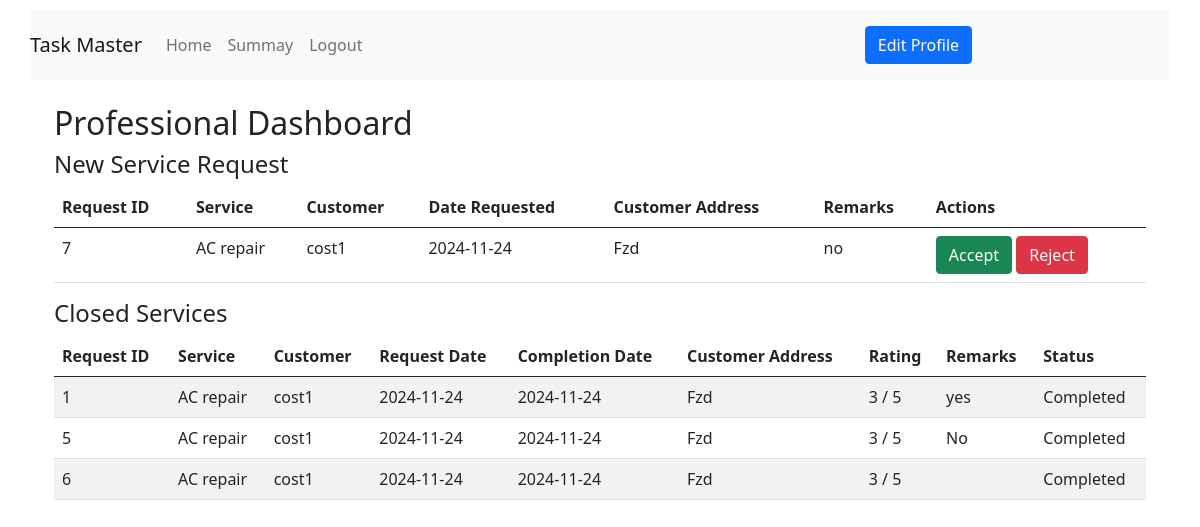
/professional_dashboard (signed in), run on an earlier commit of the app's database.
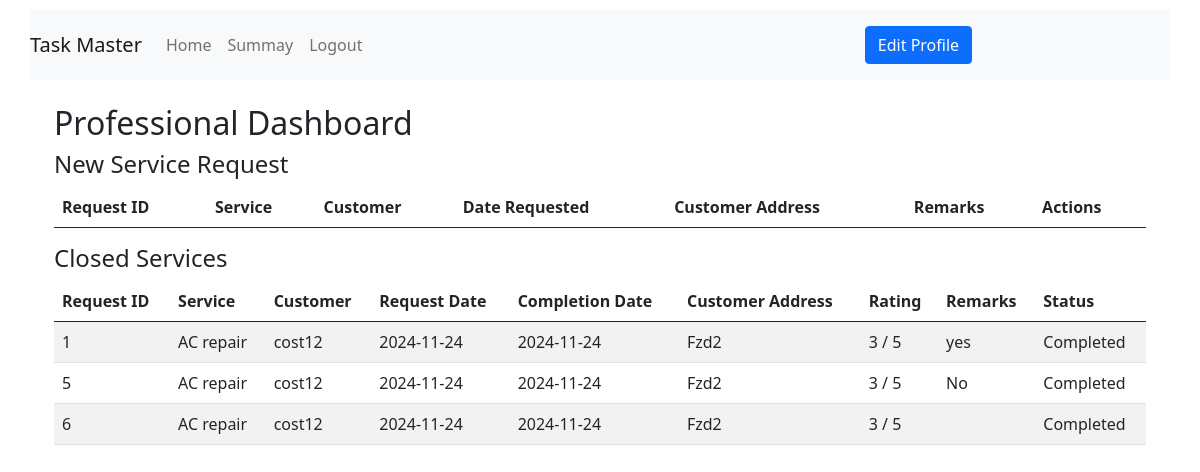
And on a later commit of the database.
### backend/models.py (models this page shows)
class Service_request(db.Model):
    __tablename__="service_request"
    id=db.Column(db.Integer,primary_key=True)
    service_id=db.Column(db.Integer,db.ForeignKey("service.id"),nullable=False)
    costumer_id=db.Column(db.Integer,db.ForeignKey("costumer.id"),nullable=False)
    professional_id=db.Column(db.Integer,db.ForeignKey("professional.id"),nullable=False)
    date_of_request=db.Column(db.Date,nullable=False)
    preferred_date=db.Column(db.Date)
    date_of_completion=db.Column(db.Date)
    status=db.Column(db.String,nullable=False,default='Requested')
    remarks=db.Column(db.String)
    rating=db.Column(db.Integer)
    review=db.Column(db.String)

class Service(db.Model):
    __tablename__="service"
    id=db.Column(db.Integer,primary_key=True)
    name=db.Column(db.String,nullable=False)
    price=db.Column(db.String,nullable=False)
    time_required=db.Column(db.String,nullable=False)
    Description=db.Column(db.String)
    Service_request=db.relationship("Service_request",backref="service",lazy=True)

class Costumer(db.Model):
    __tablename__="costumer"
    id=db.Column(db.Integer,primary_key=True)
    email=db.Column(db.String,nullable=False,unique=True)
    full_name=db.Column(db.String,nullable=False)
    password=db.Column(db.String,nullable=False)
    pincode=db.Column(db.String,nullable=False)
    Address=db.Column(db.String)
    role=db.Column(db.Integer,nullable=False,default=1)
    is_blocked = db.Column(db.Boolean, default=False)
    Service_request=db.relationship("Service_request",backref="costumer",lazy=True)

### backend/controllers.py (the view)
@app.route('/professional_dashboard')
def professional_dashboard():
    if 'professional_id' not in session:
        flash('Please login first')
        return redirect(url_for('professional_login'))
    service_requests = Service_request.query.filter_by(
        professional_id=session['professional_id']
    ).all()
    return render_template('/professional/professional_dashboard.html', service_requests=service_requests)

### templates/professional/professional_dashboard.html (shortened to what this page needs)
{% extends 'layout2.html' %}
{% block content %}
<div class="container mt-4">
    <h2>Professional Dashboard</h2>
    <h4>New Service Request</h4>
    <table class="table">
    <thead>
 <tr>
<th>Request ID</th>
<th>Service</th>
<th>Customer</th>
<th>Date Requested</th>
<th>Customer Address</th>
<th>Remarks</th>
<th>Actions</th>
    </tr>
    </thead>
    <tbody>
    {% for request in service_requests %}
        {% if request.status == 'Requested' %}
                                <tr>
                                <td>{{ request.id }}</td>
                                <td>{{ request.service.name }}</td>
                                <td>{{ request.costumer.full_name }}</td>
                                <td>{{ request.date_of_request }}</td>
                                <td>{{ request.costumer.Address }}</td>
                                <td>{{ request.remarks }}</td>
                                <td>
                                    <form action="{{ url_for('accept_service_request', request_id=request.id) }}" method="POST" class="d-inline">
                                        <button type="submit" class="btn btn-success">Accept</button>
                                    </form>
                                    <form action="{{ url_for('reject_service_request', request_id=request.id) }}" method="POST" class="d-inline">
                                        <button type="submit" class="btn btn-danger">Reject</button>
                                    </form>
                                </td>
                            </tr>
                            {% endif %}
                        {% endfor %}
                    </tbody>
                </table>
    <h4>Closed Services</h4>
    <table class="table table-striped">
        <thead>
            <tr>
                <th>Request ID</th>
                <th>Service</th>
                <th>Customer</th>
                <th>Request Date</th>
                <th>Completion Date</th>
                <th>Customer Address</th>
                <th>Rating</th>
                <th>Remarks</th>
                <th>Status</th>
            </tr>
        </thead>
        <tbody>
            {% for request in service_requests %}
                {% if request.status == 'Completed' or request.status == 'Rejected'  %}
                <tr>
                    <td>{{ request.id }}</td>
                    <td>{{ request.service.name }}</td>
                    <td>{{ request.costumer.full_name }}</td>
                    <td>{{ request.date_of_request }}</td>
                    <td>{{ request.date_of_completion }}</td>
                    <td>{{ request.costumer.Address }}</td>
                    <td>
                        {% if request.rating %}
                            {{ request.rating }} / 5
                        {% else %}
                            Not rated
                        {% endif %}
                    </td>
                    <td>{{ request.remarks }}</td>
                        <td>{{request.status}}
                    </td>
                </tr>
                {% endif %}
            {% endfor %}
        </tbody>
    </table>
</div>
{%endblock%}

### templates/layout2.html (shortened to what this page needs)
<!DOCTYPE html>
<html lang="en">
<head>
    <link href="https://cdn.jsdelivr.net/npm/bootstrap@5.0.2/dist/css/bootstrap.min.css" rel="stylesheet">
</head>
<body>
    {%include 'nav2.html'%}
    <div class="container">
        {%block content%}
        {%endblock%}
    </div>
</body>
</html>

### templates/nav2.html (shortened to what this page needs)
<link href="https://cdn.jsdelivr.net/npm/bootstrap@5.0.2/dist/css/bootstrap.min.css" rel="stylesheet">
<div id="nav">
<nav class="navbar navbar-expand-lg navbar-light bg-light" id=nav2>
    <div class="collapse navbar-collapse" id="navbarTogglerDemo01">
      <a class="navbar-brand" href="#">Task Master</a>
      <ul class="navbar-nav mr-auto mt-2 mt-lg-0">
        {% if session.get('user_role') == 0 %}
        <li class="nav-item active">
          <a class="nav-link" href="{{url_for('admin_dashboard')}}">Home </a>
        </li>
        {% elif session.get('user_role') == 1 %}
        <li class="nav-item active">
          <a class="nav-link" href="{{url_for('costumer_dashboard')}}">Home </a>
        </li>
        {%else%}
        <li class="nav-item active">
          <a class="nav-link" href="{{url_for('professional_dashboard')}}">Home </a>
        </li>
        {%endif%}
        {% if session.get('user_role') == 0 %}
        <li class="nav-item">
          <a class="nav-link" href="{{url_for('admin_summary')}}">Summay</a>
        </li>
         {%elif 'professional_id' in session %}
         <li class="nav-item">
          <a class="nav-link" href="{{url_for('professional_summary')}}">Summay</a>
        </li>
        {%else%}
        <li class="nav-item">
          <a class="nav-link" href='#'>Summay</a>
        </li>
        {%endif%}
        <li class="nav-item">
          <a class="nav-link" href="{{url_for('logout')}}">Logout</a>
        </li>
      </ul>
      <a class="nav-link" href="{{url_for('edit_profile')}}"><button type="button" class="btn  btn-primary">Edit Profile</button></a>
    </div>
  </nav>
</div>

### templates/layout2.html (style rules this page uses)
body { margin: 0; padding: 0; }

### templates/nav2.html (style rules this page uses)
#nav { margin: 30px; margin-top: 10px; margin-bottom: 10px; color: black; }

What changed in the data, as far as the page shows it:
removed Service_request: id "7", service.name "AC repair", costumer.full_name "cost1", date_of_request "2024-11-24", costumer.Address "Fzd", remarks "no", shown under "New Service Request"
changed through a linked row, Service_request "yes": costumer.full_name "cost1" → "cost12"; costumer.Address "Fzd" → "Fzd2"
changed through a linked row, Service_request "No": costumer.full_name "cost1" → "cost12"; costumer.Address "Fzd" → "Fzd2"
changed through a linked row, Service_request id 6: costumer.full_name "cost1" → "cost12"; costumer.Address "Fzd" → "Fzd2"
